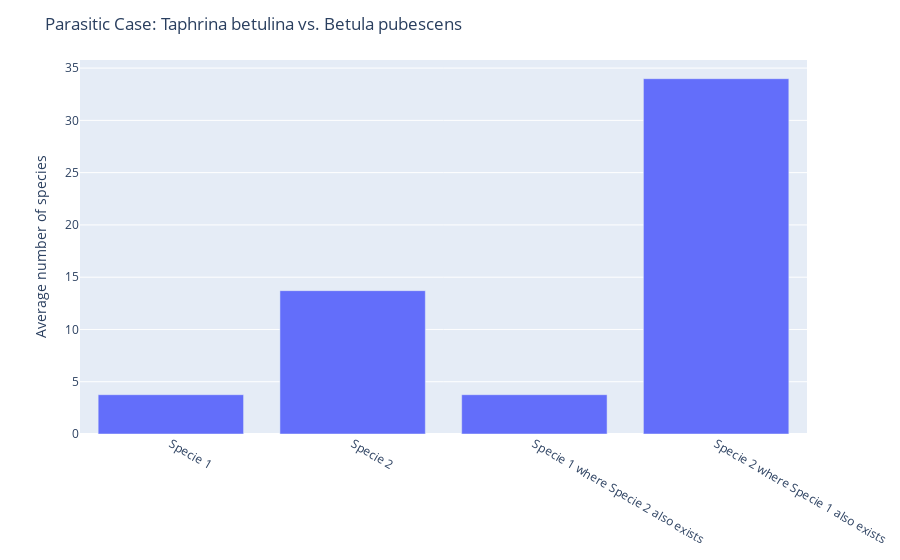

Notebook source saved alongside this figure:
### Code cell
#Parasitic case
parasitic_df = combined_df[['h3_cell', 'Taphrina betulina', 'Betula pubescens']]

#parasitic_corr = parasitic_df.corr(method='pearson')
#print(parasitic_corr)

#print(one_way_relation('Taphrina betulina', 'Betula pubescens', parasitic_df))
#print(count_comparsion('Taphrina betulina', 'Betula pubescens', parasitic_df))


parasitic_analysis = correlation_func.relative_location_info('Taphrina betulina', 'Betula pubescens', parasitic_df)
for k, v in parasitic_analysis.items():
    print(k,':', v,'\n')

parasitic_analysis_graph = {'Specie 1': parasitic_analysis['species1_overall_mean'], 'Specie 2' : parasitic_analysis['species2_overall_mean'], 'Specie 1 where Specie 2 also exists' :parasitic_analysis['species1_where2_mean'], 'Specie 2 where Specie 1 also exists' :parasitic_analysis['species2_where1_mean']}

parasitic_bar = px.bar(pd.DataFrame(parasitic_analysis_graph, index=['key']).T, y='key')
parasitic_bar.update_layout(title="Parasitic Case: Taphrina betulina vs. Betula pubescens", xaxis_title=None, yaxis_title='Average number of species')

parasitic_bar.show()

### Figure 1 — Plotly figure (JSON) as saved in the notebook; plotly's stock layout.template omitted (floating-point values rounded to 4 significant figures)
{"data": [{"alignmentgroup": "True", "hovertemplate": "index=%{x}<br>key=%{y}<extra></extra>", "legendgroup": "", "marker": {"color": "#636efa", "pattern": {"shape": ""}}, "name": "", "offsetgroup": "", "orientation": "v", "showlegend": false, "textposition": "auto", "type": "bar", "x": ["Specie 1", "Specie 2", "Specie 1 where Specie 2 also exists", "Specie 2 where Specie 1 also exists"], "xaxis": "x", "y": [3.761, 13.71, 3.761, 33.99], "yaxis": "y"}], "layout": {"barmode": "relative", "legend": {"tracegroupgap": 0}, "margin": {"t": 60}, "title": {"text": "Parasitic Case: Taphrina betulina vs. Betula pubescens"}, "xaxis": {"anchor": "y", "domain": [0, 1], "title": {}}, "yaxis": {"anchor": "x", "domain": [0, 1], "title": {"text": "Average number of species"}}}}
